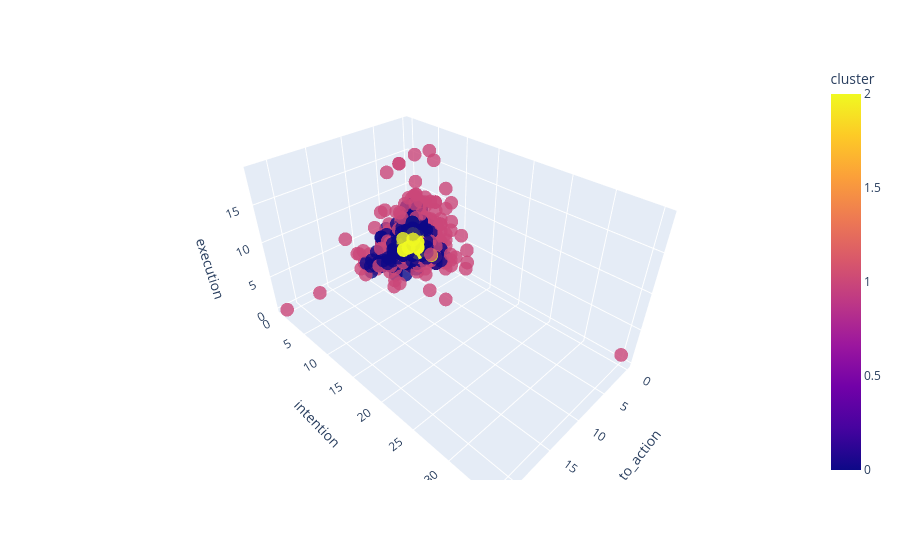

The code cell stored with this chart in its notebook:
### Code cell
import plotly.express as px

fig = px.scatter_3d(df, 
                    x='call_to_action', 
                    y='intention', 
                    z='execution', 
                    color='cluster', 
                    opacity=0.8)

fig.show()

### Figure 1 — Plotly figure (JSON) as saved in the notebook; plotly's stock layout.template omitted (floating-point values rounded to 4 significant figures; data arrays with more than 128 entries replaced by an {"elided": "..."} marker saying what was removed)
{"data": [{"hovertemplate": "call_to_action=%{x}<br>intention=%{y}<br>execution=%{z}<br>cluster=%{marker.color}<extra></extra>", "legendgroup": "", "marker": {"color": {"elided": "6365 int values"}, "coloraxis": "coloraxis", "opacity": 0.8, "symbol": "circle"}, "mode": "markers", "name": "", "scene": "scene", "showlegend": false, "type": "scatter3d", "x": {"elided": "6365 int values"}, "y": {"elided": "6365 int values"}, "z": {"elided": "6365 int values"}}], "layout": {"coloraxis": {"colorbar": {"title": {"text": "cluster"}}, "colorscale": [[0, "#0d0887"], [0.1111, "#46039f"], [0.2222, "#7201a8"], [0.3333, "#9c179e"], [0.4444, "#bd3786"], [0.5556, "#d8576b"], [0.6667, "#ed7953"], [0.7778, "#fb9f3a"], [0.8889, "#fdca26"], [1, "#f0f921"]]}, "legend": {"tracegroupgap": 0}, "margin": {"t": 60}, "scene": {"domain": {"x": [0, 1], "y": [0, 1]}, "xaxis": {"title": {"text": "call_to_action"}}, "yaxis": {"title": {"text": "intention"}}, "zaxis": {"title": {"text": "execution"}}}}}
